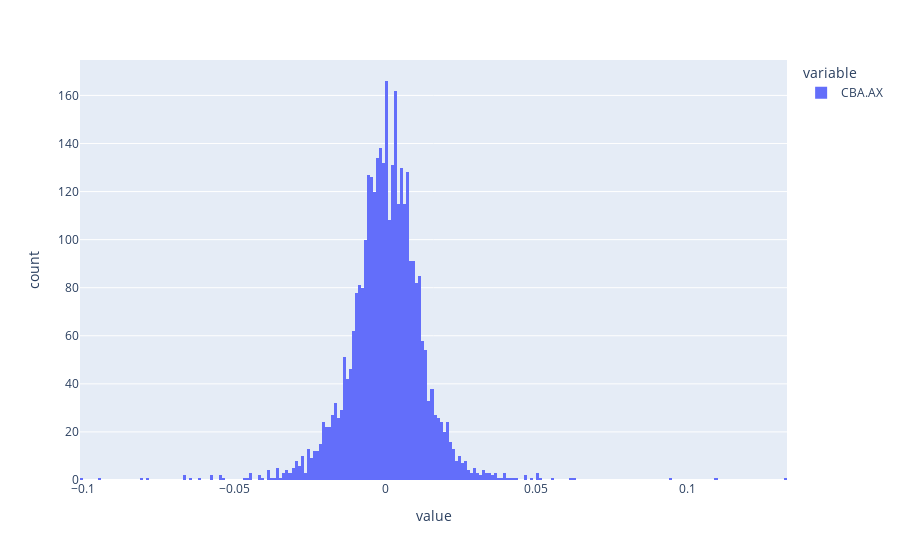

The code cell stored with this chart in its notebook:
### Code cell
Close['CBA.AX'].pct_change().plot(kind='hist')

### Figure 1 — Plotly figure (JSON) as saved in the notebook; plotly's stock layout.template omitted (floating-point values rounded to 4 significant figures; data arrays with more than 128 entries replaced by an {"elided": "..."} marker saying what was removed)
{"data": [{"alignmentgroup": "True", "bingroup": "x", "hovertemplate": "variable=CBA.AX<br>value=%{x}<br>count=%{y}<extra></extra>", "legendgroup": "CBA.AX", "marker": {"color": "#636efa", "pattern": {"shape": ""}}, "name": "CBA.AX", "offsetgroup": "CBA.AX", "orientation": "v", "showlegend": true, "type": "histogram", "x": {"elided": "3460 float values"}, "xaxis": "x", "yaxis": "y"}], "layout": {"autosize": true, "barmode": "relative", "legend": {"title": {"text": "variable"}, "tracegroupgap": 0}, "margin": {"t": 60}, "xaxis": {"anchor": "y", "autorange": true, "domain": [0, 1], "range": [-0.101, 0.133], "title": {"text": "value"}, "type": "linear"}, "yaxis": {"anchor": "x", "autorange": true, "domain": [0, 1], "range": [0, 174.7], "title": {"text": "count"}}}}
